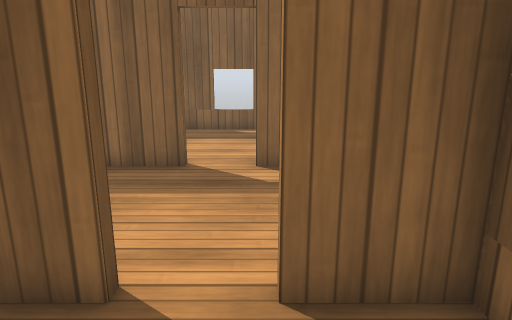
View 1 (above)

24 first-person views from a walk through a robot-simulator world made for Gazebo. The camera is 1.2 m above the floor, tilts 14° down and sees 70° across. The floor is counted in squares, 0.5 m on a side. Each view is taken from the middle of a square. On the plan, view 1 faces up. The plan holds only what a view shows up to about 20 squares ahead; the rest is blank. The place goes on beyond the plan. Gazebo's built-in surfaces are drawn with simple patterns.

View 2
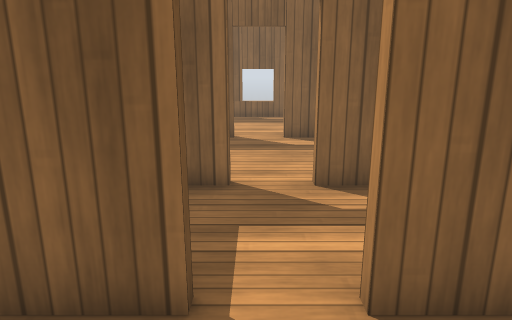

View 3
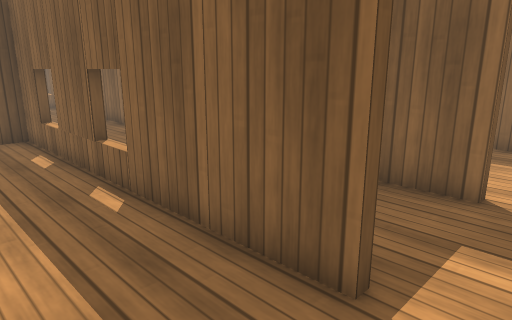

View 4
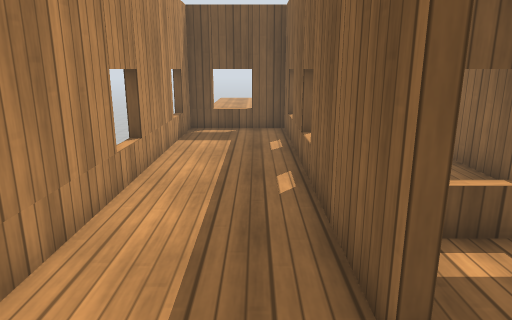

View 5
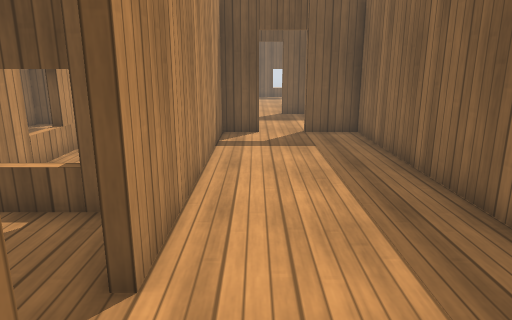

View 6
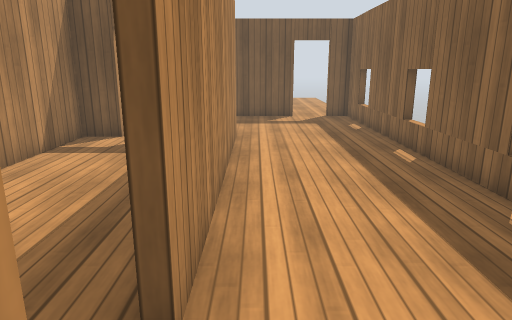

View 7
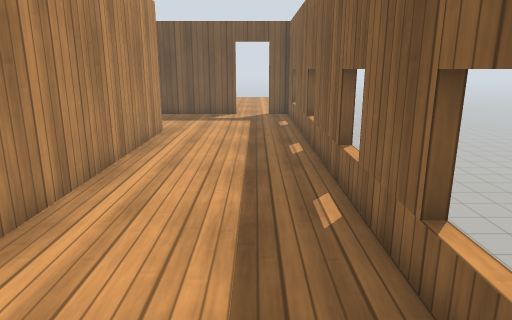

View 8
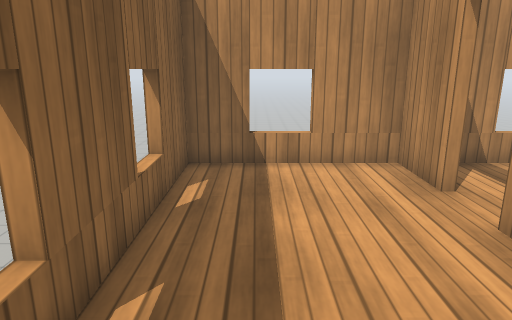

View 9
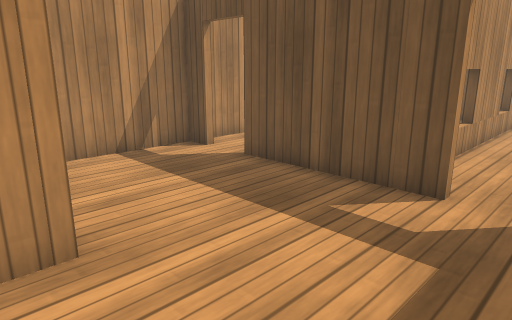

View 10
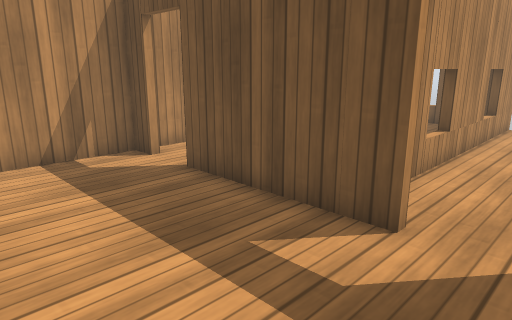

View 11
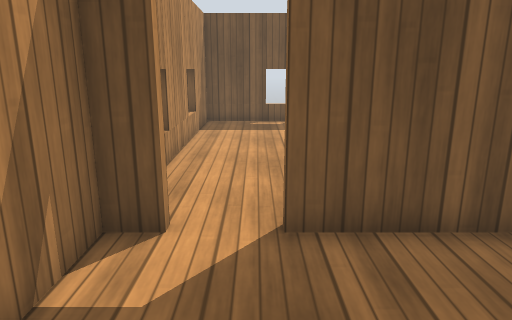

View 12
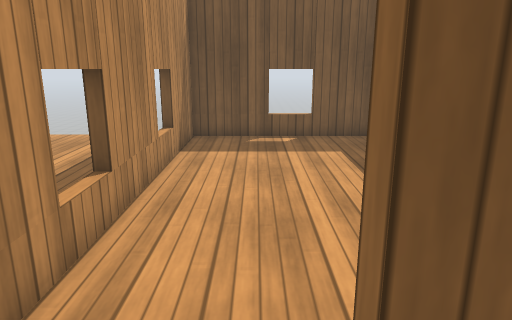

View 13
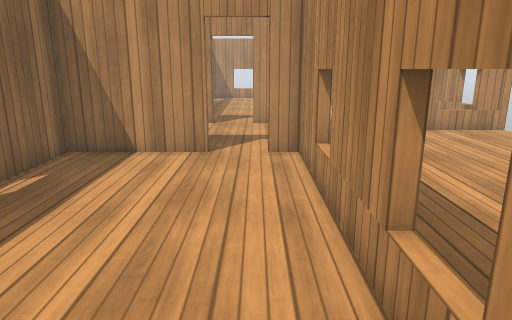

View 14
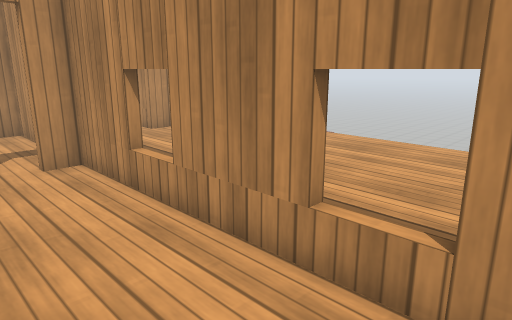

View 15
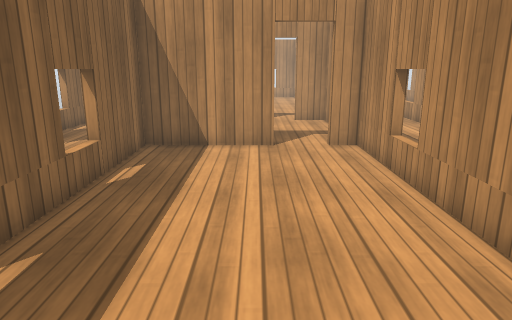

View 16
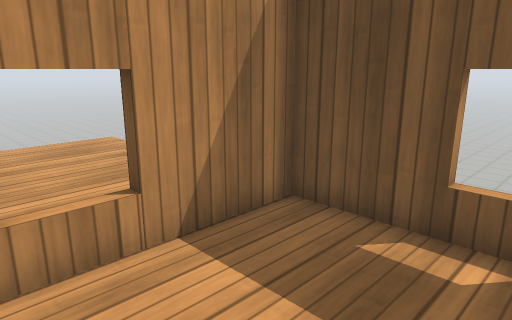

View 17
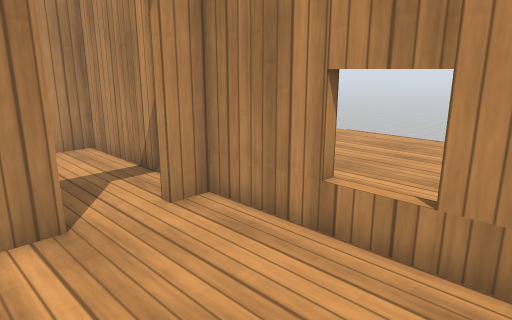

View 18
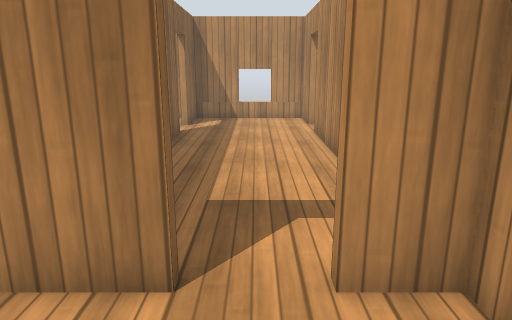

View 19
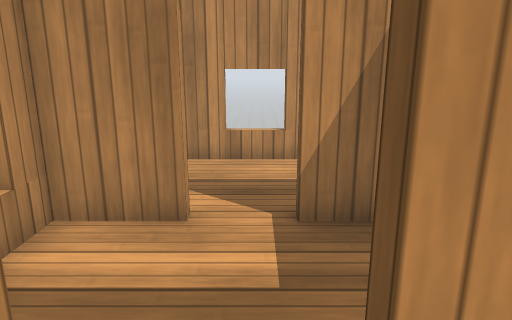

View 20
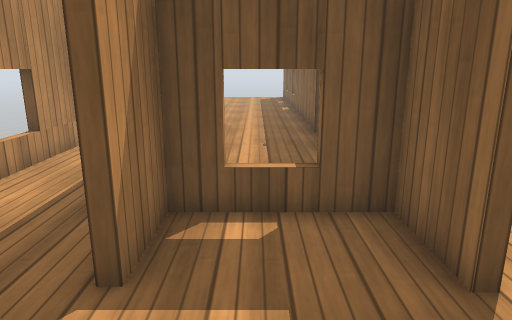

View 21
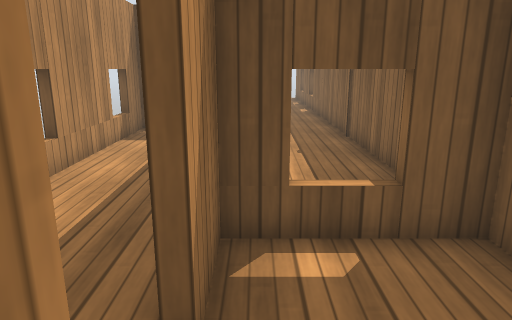

View 22
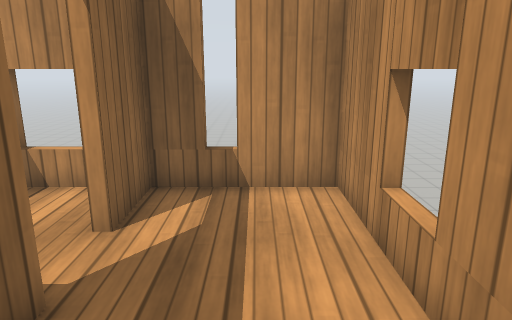

View 23
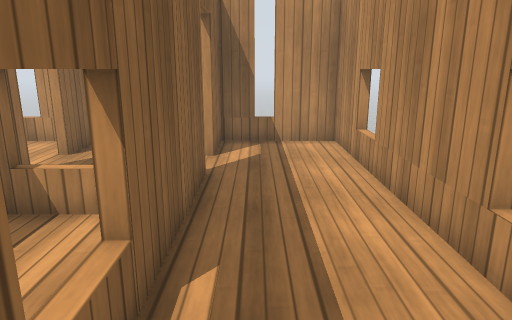

View 24
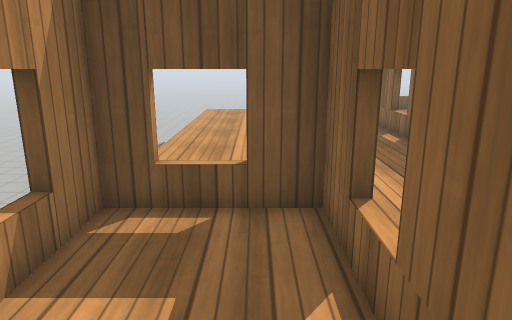

### Floor plan
Ten units are one square. View 1 is at (0, 0); x grows to the right and y downward. Boxes are objects, and circles mark ways between rooms. Rooms are numbered by the first view taken in them; rooms with no view inside come last. Other rooms are left out.
<svg viewBox="-308 -153 336 205">
<path fill="none" stroke="#000" d="M0 5 23 5 23 -34 1 -34M-15 -34 -39 -34 -39 5 -16 5M-16 8 -141 8 -141 47 23 47 23 8 0 8M-17 -90 -121 -90 -121 -69M1 -37 23 -37 23 -90 1 -90M-121 -51 -121 -37 -15 -37M-125 -93 -17 -93M-124 -69 -124 -89M-181 -119 -181 -64M1 -93 23 -93 23 -148 -181 -148 -181 -137M-181 -46 -181 -37 -124 -37 -124 -51M-303 -102 -303 -37 -184 -37 -184 -46M-184 -64 -184 -106 -254 -106"/>
<circle cx="-5" cy="10" r="3" fill="#2a7"/>
<circle cx="-7" cy="-37" r="3" fill="#2a7"/>
<circle cx="-120" cy="-60" r="3" fill="#2a7"/>
<circle cx="-5" cy="-90" r="3" fill="#2a7"/>
<circle cx="-180" cy="-60" r="3" fill="#2a7"/>
<text x="-10" y="-10">1</text>
<text x="-50" y="30">2</text>
<text x="-50" y="-60">3</text>
<text x="-90" y="-110">4</text>
<text x="-250" y="-70">5</text>
</svg>
Room 1 opens to room 2. Room 1 opens to room 3. Room 3 opens to room 4. Room 4 opens to room 5.

Where each view was taken, in squares from view 1:
view 1: 0 up, 0 right, facing up
view 2: 4 down, 1 left, facing up
view 3: 4 down, 0 right, facing up-left
view 4: 2 down, 1 right, facing left
view 5: 5 up, 2 right, facing left
view 6: 10 up, 1 right, facing left
view 7: 13 up, 2 right, facing left
view 8: 13 up, 7 left, facing right
view 9: 14 up, 11 left, facing down-left
view 10: 14 up, 13 left, facing down-left
view 11: 6 up, 13 left, facing left
view 12: 6 up, 17 left, facing left
view 13: 5 up, 29 left, facing right
view 14: 7 up, 28 left, facing down-right
view 15: 7 up, 30 left, facing right
view 16: 8 up, 25 left, facing down-left
view 17: 8 up, 24 left, facing down-right
view 18: 6 up, 16 left, facing right
view 19: 5 up, 1 left, facing down
view 20: 1 up, 2 right, facing left
view 21: 0 up, 1 right, facing left
view 22: 3 down, 5 left, facing right
view 23: 2 down, 10 left, facing right
view 24: 2 down, 8 left, facing left
